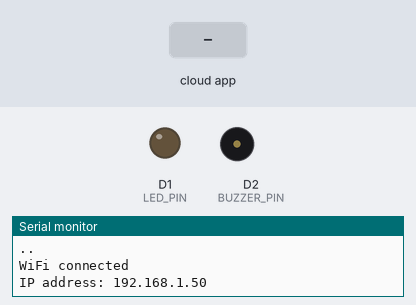
Simulated run of this sketch. Board: ESP8266 (NodeMCU). Shown: output pins drawn as LEDs (lit = HIGH), buzzer (waves = sounding, pin HIGH), the last lines printed to the serial monitor. The test bench sets the inputs (shaded band). WiFi joins after 1.5 s; servers stay silent unless stated.

Above: at 3.2 s.
3.3 s: the phone or cloud app sets 670a3fd3deddece34bac3f8c to 1
At 4.4 s:
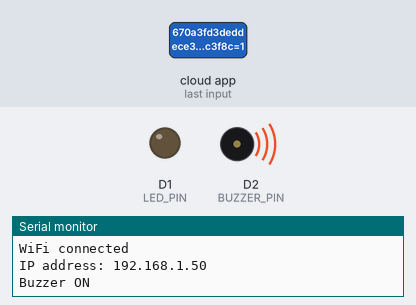
4.8 s: the phone or cloud app sets 670a3f1d54041e4ff64d55e3 to 1
At 5.5 s:
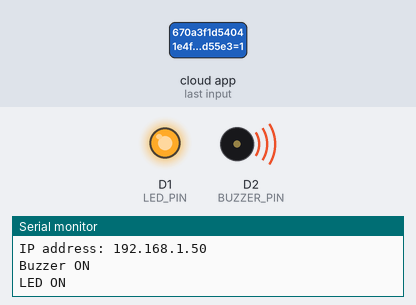
6.3 s: the phone or cloud app sets 670a3fd3deddece34bac3f8c to 0
At 6.6 s:
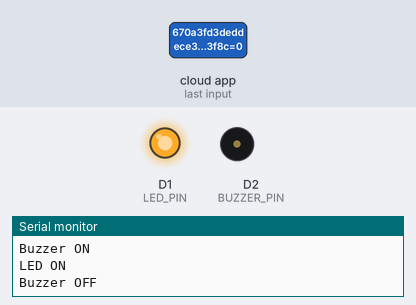
7.8 s: the phone or cloud app sets 670a3f1d54041e4ff64d55e3 to 0
At 9.0 s:
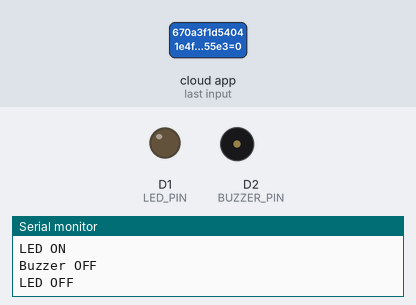
Timing chart, 0 to 10.3 s (numbered marks = the images above; inputs shaded):
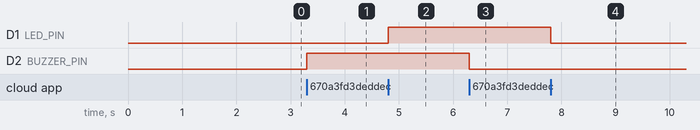

The sketch:

Home_Automation.ino
```cpp
#include <SinricPro.h>
#include <SinricProSwitch.h>
#include <ESP8266WiFi.h>

#define WIFI_SSID         "Kathir WIFI"      // Your Wi-Fi SSID
#define WIFI_PASS         "kathir2005"      // Your Wi-Fi Password

#define APP_KEY           "e3643330-d760-4aea-8cae-78cc52bdebbe"        // Sinric Pro App Key
#define APP_SECRET        "fbe49ba0-e40b-48b7-9aa0-4f69eef30290-66f85dc9-c859-4899-b196-6fc4b73fb7d2"  // Sinric Pro App Secret

#define SWITCH_ID_BUZZER  "670a3fd3deddece34bac3f8c"    // Switch ID for Buzzer
#define SWITCH_ID_LED     "670a3f1d54041e4ff64d55e3"    // Switch ID for LED

#define BUZZER_PIN        D2    // Pin for Buzzer
#define LED_PIN           D1    // Pin for LED

// Function to handle the buzzer switch
bool onBuzzerPowerState(const String &deviceId, bool &state) {
  if (deviceId == SWITCH_ID_BUZZER) {
    digitalWrite(BUZZER_PIN, state ? HIGH : LOW);  // Turn buzzer on/off
    Serial.printf("Buzzer %s\n", state ? "ON" : "OFF");
    return true;
  }
  return false;
}

// Function to handle the LED switch
bool onLEDPowerState(const String &deviceId, bool &state) {
  if (deviceId == SWITCH_ID_LED) {
    digitalWrite(LED_PIN, state ? HIGH : LOW);  // Turn LED on/off
    Serial.printf("LED %s\n", state ? "ON" : "OFF");
    return true;
  }
  return false;
}

void setupWiFi() {
  Serial.print("Connecting to ");
  Serial.println(WIFI_SSID);

  WiFi.begin(WIFI_SSID, WIFI_PASS);
  while (WiFi.status() != WL_CONNECTED) {
    delay(1000);
    Serial.print(".");
  }

  Serial.println("");
  Serial.println("WiFi connected");
  Serial.print("IP address: ");
  Serial.println(WiFi.localIP());
}

void setupSinricPro() {
  SinricProSwitch &buzzerSwitch = SinricPro[SWITCH_ID_BUZZER];
  buzzerSwitch.onPowerState(onBuzzerPowerState);

  SinricProSwitch &ledSwitch = SinricPro[SWITCH_ID_LED];
  ledSwitch.onPowerState(onLEDPowerState);

  SinricPro.begin(APP_KEY, APP_SECRET);
}

void setup() {
  Serial.begin(115200);

  pinMode(BUZZER_PIN, OUTPUT);
  pinMode(LED_PIN, OUTPUT);

  digitalWrite(BUZZER_PIN, LOW);  // Buzzer off initially
  digitalWrite(LED_PIN, LOW);     // LED off initially

  setupWiFi();
  setupSinricPro();
}

void loop() {
  SinricPro.handle();  // Handle requests from Alexa
}
```

Measured:
- after the input at 3.3 s, D2 (BUZZER_PIN): LOW → HIGH at once
- after the input at 4.8 s, D1 (LED_PIN): LOW → HIGH at once
- after the input at 6.3 s, D2 (BUZZER_PIN): HIGH → LOW at once
- after the input at 7.8 s, D1 (LED_PIN): HIGH → LOW at once
